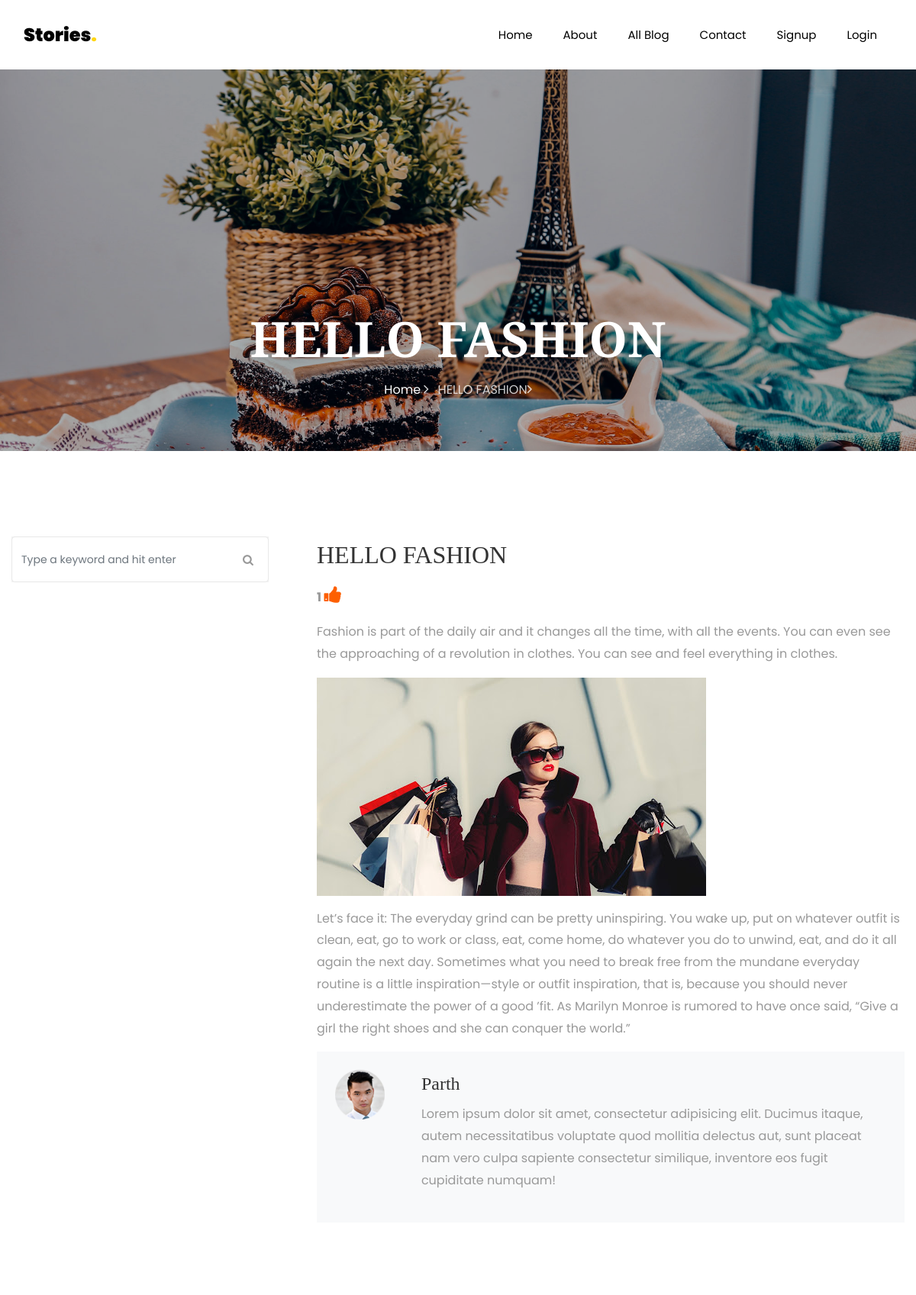
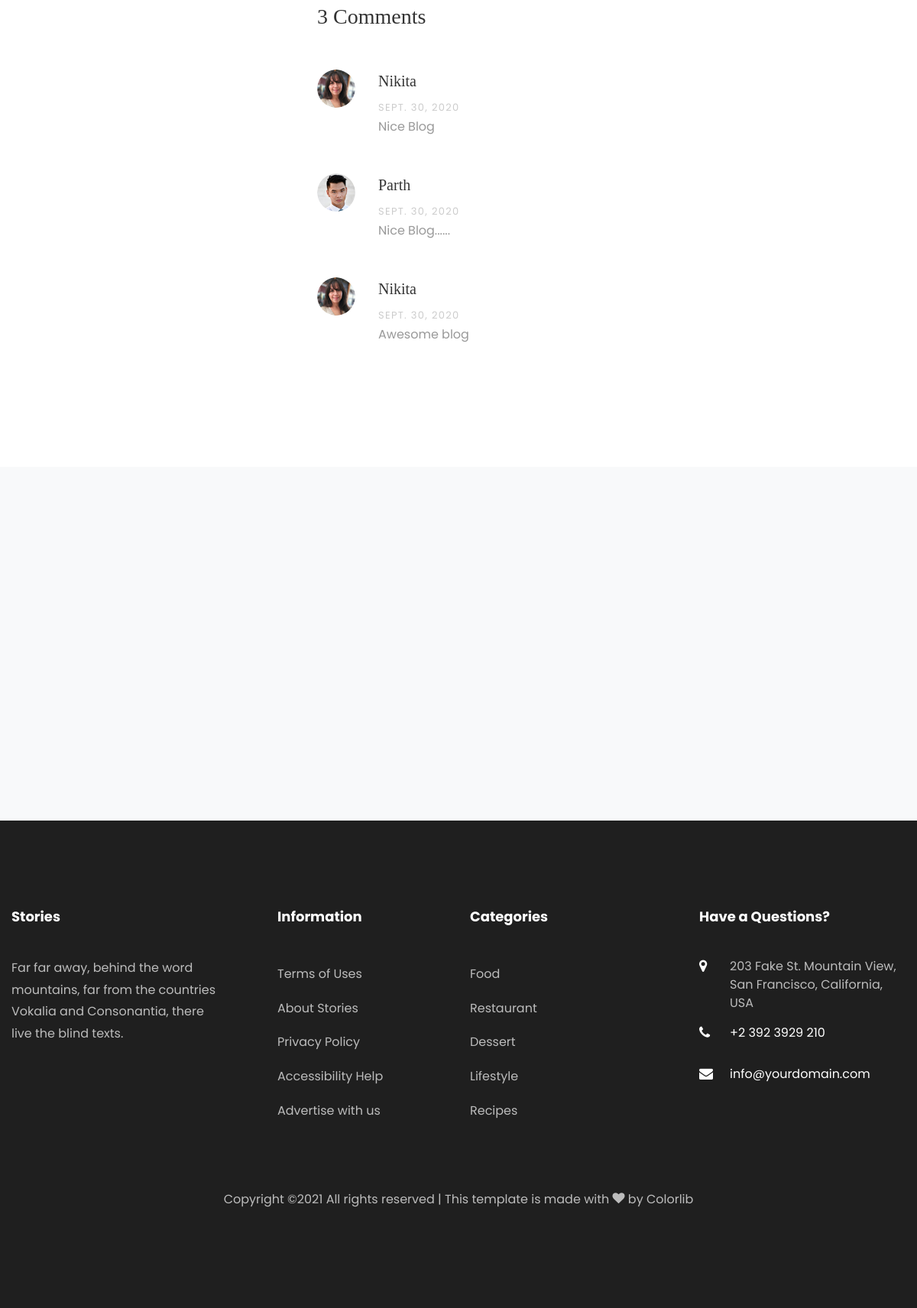
The app's page /blog_detail/1/ with its own data (2 pictures, top to bottom).
### Blog/models.py (models this page shows, shortened)
class BlogModel(models.Model):
    usr = models.ForeignKey(User,on_delete=models.CASCADE,null=True)
    cat = models.ForeignKey(Category,on_delete=models.CASCADE,null=True)
    title = models.CharField(max_length=100,null=True)
    sdes = models.TextField(null=True)
    long_des = models.TextField(null=True)
    date = models.DateField(null=True)
    image = models.FileField(null=True)

class UserDetail(models.Model):
    usr = models.ForeignKey(User, on_delete=models.CASCADE, null=True)
    mobile = models.CharField(max_length=100,null=True)
    image = models.FileField(null=True)

class UserComment(models.Model):
    usr = models.ForeignKey(User,on_delete=models.CASCADE,null=True)
    blog = models.ForeignKey(BlogModel,on_delete=models.CASCADE,null=True)
    msg = models.TextField(null=True)
    date = models.DateField(null=True)

### Blog/views.py (the view)
# urls.py: path('blog_detail/<int:bid>/', Newblogdetail, name="bdetail"),
def Newblogdetail(request,bid):
    data = BlogModel.objects.get(id = bid)
    userdata = UserDetail.objects.filter(usr = data.usr).first()
    comments = UserComment.objects.filter(blog = data)
    n = comments.count()
    d = {"detail":data,"userdata":userdata,"count":n}
    return render(request,'newtemp/single.html',d)

### Blog/templates/newtemp/single.html (shortened to what this page needs)
{% extends 'newtemp/base.html' %}
{% load static %}
{% block body %}
<link rel="stylesheet" href="https://stackpath.bootstrapcdn.com/font-awesome/4.7.0/css/font-awesome.min.css">
    <section class="hero-wrap hero-wrap-2" style="background-image: url({% static 'images/bg_4.jpg' %});">
      <div class="overlay"></div>
      <div class="container">
        <div class="row no-gutters slider-text align-items-end justify-content-center">
          <div class="col-md-9 ftco-animate pb-5 text-center">
            <h1 class="mb-3 bread">{{ detail.title }}</h1>
            <p class="breadcrumbs"><span class="mr-2"><a href="{% url 'newhome' %}">Home <i class="ion-ios-arrow-forward"></i></a></span> <span>{{ detail.title }}<i class="ion-ios-arrow-forward"></i></span></p>
          </div>
        </div>
      </div>
    </section>
		<section class="ftco-section">
      <div class="container">
        <div class="row">
          <div class="col-lg-8 order-lg-last ftco-animate">
            <h2 class="mb-3">{{ detail.title }}
            </h2>
            <p><b>{{ detail.likeblog_set.count }} <a href="{% url 'like' detail.id %}"> <i class="fa fa-thumbs-up" style="font-size:25px;"></i></a></b>
            </p>
            <p>{{ detail.sdes }}</p>
            <p>
              <img src="{{ detail.image.url }}" alt="" class="img-fluid">
            </p>
            <p>{{ detail.long_des }}</p>
            <div class="about-author d-flex p-4 bg-light">
              <div class="bio mr-5">
                <img src="{{ userdata.image.url }}" alt="{{ detail.usr.first_name }}" width="200px;" height="200px;" class="img-fluid mb-4">
              </div>
              <div class="desc">
                <h3>{{ detail.usr.first_name }}</h3>
                <p>Lorem ipsum dolor sit amet, consectetur adipisicing elit. Ducimus itaque, autem necessitatibus voluptate quod mollitia delectus aut, sunt placeat nam vero culpa sapiente consectetur similique, inventore eos fugit cupiditate numquam!</p>
              </div>
            </div>
            <div class="pt-5 mt-5">
              <h3 class="mb-5">{{ detail.usercomment_set.count }} Comments</h3>
              <ul class="comment-list">
                {% for i in detail.usercomment_set.all %}
                <li class="comment">
                  <div class="vcard bio">
                    <img src="{{ i.usr.userdetail_set.first.image.url }}" alt="Image placeholder">
                  </div>
                  <div class="comment-body">
                    <h3>{{ i.usr.first_name }}</h3>
                    <div class="meta">{{ i.date }}</div>
                    <p>{{ i.msg }}</p>
                  </div>
                </li>
                {% endfor %}
              </ul>
            </div>
          </div>
          <div class="col-lg-4 sidebar pr-lg-5 ftco-animate">
            <div class="sidebar-box">
              <form action="#" class="search-form">
                <div class="form-group">
                  <span class="icon icon-search"></span>
                  <input type="text" class="form-control" placeholder="Type a keyword and hit enter">
                </div>
              </form>
            </div>
          </div>
        </div>
      </div>
    </section>
{% endblock %}

### Blog/templates/newtemp/base.html (shortened to what this page needs)
<!DOCTYPE html>
<html lang="en">
  <head>
    {% load static %}
    <link rel="stylesheet" href="{% static 'css/open-iconic-bootstrap.min.css' %}">
    <link rel="stylesheet" href="{% static 'css/animate.css' %}">
    <link rel="stylesheet" href="{% static 'css/owl.carousel.min.css' %}">
    <link rel="stylesheet" href="{% static 'css/owl.theme.default.min.css' %}">
    <link rel="stylesheet" href="{% static 'css/magnific-popup.css' %}">
    <link rel="stylesheet" href="{% static 'css/aos.css' %}">
    <link rel="stylesheet" href="{% static 'css/ionicons.min.css' %}">
    <link rel="stylesheet" href="{% static 'css/flaticon.css' %}">
    <link rel="stylesheet" href="{% static 'css/icomoon.css' %}">
    <link rel="stylesheet" href="{% static 'css/style.css' %}">
  </head>
  <body>
	  <nav class="navbar navbar-expand-lg navbar-dark bg-dark ftco-navbar-light" id="ftco-navbar">
	    <div class="container">
	      <a class="navbar-brand" href="index.html">Stories<span>.</span></a>
	      <div class="collapse navbar-collapse" id="ftco-nav">
	        <ul class="navbar-nav ml-auto">
	          <li class="nav-item"><a href="{% url 'newhome' %}" class="nav-link">Home</a></li>
	          <li class="nav-item"><a href="{% url 'about' %}" class="nav-link">About</a></li>
	          <li class="nav-item"><a href="{% url 'blogs' %}" class="nav-link">All Blog</a></li>
              <li class="nav-item"><a href="{% url 'contact' %}" class="nav-link">Contact</a></li>
              {% if not request.user.is_authenticated %}
	          <li class="nav-item"><a href="{% url 'signup' %}" class="nav-link">Signup</a></li>
	          <li class="nav-item"><a href="{% url 'login' %}" class="nav-link">Login</a></li>
	        {% else %}
              <li class="nav-item"><a href="{% url 'logout' %}" class="nav-link">Logout</a></li>
             {% endif %}
            </ul>
	      </div>
	    </div>
	  </nav>
  {% block body %}
  {% endblock %}
		<section class="ftco-subscribe ftco-section bg-light">
      <div class="overlay">
        <div class="container">
          <div class="row d-flex justify-content-center">
          </div>
        </div>
      </div>
    </section>
    <footer class="ftco-footer ftco-footer-2 ftco-section">
      <div class="container">
        <div class="row mb-5">
          <div class="col-md">
            <div class="ftco-footer-widget mb-4">
              <h2 class="ftco-heading-2">Stories</h2>
              <p>Far far away, behind the word mountains, far from the countries Vokalia and Consonantia, there live the blind texts.</p>
              <ul class="ftco-footer-social list-unstyled float-md-left float-lft mt-5">
              </ul>
            </div>
          </div>
          <div class="col-md">
            <div class="ftco-footer-widget mb-4 ml-md-5">
              <h2 class="ftco-heading-2">Information</h2>
              <ul class="list-unstyled">
                <li><a href="#" class="py-2 d-block">Terms of Uses</a></li>
                <li><a href="#" class="py-2 d-block">About Stories</a></li>
                <li><a href="#" class="py-2 d-block">Privacy Policy</a></li>
                <li><a href="#" class="py-2 d-block">Accessibility Help</a></li>
                <li><a href="#" class="py-2 d-block">Advertise with us</a></li>
              </ul>
            </div>
          </div>
          <div class="col-md">
             <div class="ftco-footer-widget mb-4">
              <h2 class="ftco-heading-2">Categories</h2>
              <ul class="list-unstyled">
                <li><a href="#" class="py-2 d-block">Food</a></li>
                <li><a href="#" class="py-2 d-block">Restaurant</a></li>
                <li><a href="#" class="py-2 d-block">Dessert</a></li>
                <li><a href="#" class="py-2 d-block">Lifestyle</a></li>
                <li><a href="#" class="py-2 d-block">Recipes</a></li>
              </ul>
            </div>
          </div>
          <div class="col-md">
            <div class="ftco-footer-widget mb-4">
            	<h2 class="ftco-heading-2">Have a Questions?</h2>
            	<div class="block-23 mb-3">
	              <ul>
	                <li><span class="icon icon-map-marker"></span><span class="text">203 Fake St. Mountain View, San Francisco, California, USA</span></li>
	                <li><a href="#"><span class="icon icon-phone"></span><span class="text">+2 392 3929 210</span></a></li>
	                <li><a href="#"><span class="icon icon-envelope"></span><span class="text">info@yourdomain.com</span></a></li>
	              </ul>
	            </div>
            </div>
          </div>
        </div>
        <div class="row">
          <div class="col-md-12 text-center">
            <p>
  Copyright &copy;<script>document.write(new Date().getFullYear());</script> All rights reserved | This template is made with <i class="icon-heart color-danger" aria-hidden="true"></i> by <a href="https://colorlib.com" target="_blank">Colorlib</a>
  </p>
          </div>
        </div>
      </div>
    </footer>
  </body>
</html>

### Blog/static/css/icomoon.css (style rules this page uses)
[class^="icon-"], [class*=" icon-"] { font-family: 'icomoon' !important; speak: none; font-style: normal; font-weight: normal; font-variant: normal; text-transform: none; line-height: 1; -webkit-font-smoothing: antialiased; -moz-osx-font-smoothing: grayscale; }
.icon-search:before { content: "\f002"; }
.icon-heart:before { content: "\f004"; }
.icon-map-marker:before { content: "\f041"; }
.icon-phone:before { content: "\f095"; }
.icon-envelope:before { content: "\f0e0"; }

### records on screen
BlogModel: title "HELLO FASHION", likeblog_set.count "1", sdes "Fashion is part of the daily air and it changes all the time, with all the events. You can even see the approaching of a revolution in clothes. You can see and feel everything in clothes.", image (picture), long_des "Let’s face it: The everyday grind can be pretty uninspiring. You wake up, put on whatever outfit is clean, eat, go to work or class, eat, come home, do whatever you do to unwind, eat, and do it all again the next day. Sometimes what you need to break free from the mundane everyday routine is a little inspiration—style or outfit inspiration, that is, because you should never underestimate the power of a good ’fit. As Marilyn Monroe is rumored to have once said, “Give a girl the right shoes and she can conquer the world.”", usr.first_name "Parth", usercomment_set.count "3"
UserDetail: image (picture)
UserComment: usr.userdetail_set.first.image (picture), usr.first_name "Nikita", date "SEPT. 30, 2020", msg "Nice Blog"
UserComment: usr.userdetail_set.first.image (picture), usr.first_name "Parth", date "SEPT. 30, 2020", msg "Nice Blog......"
UserComment: usr.userdetail_set.first.image (picture), usr.first_name "Nikita", date "SEPT. 30, 2020", msg "Awesome blog"
